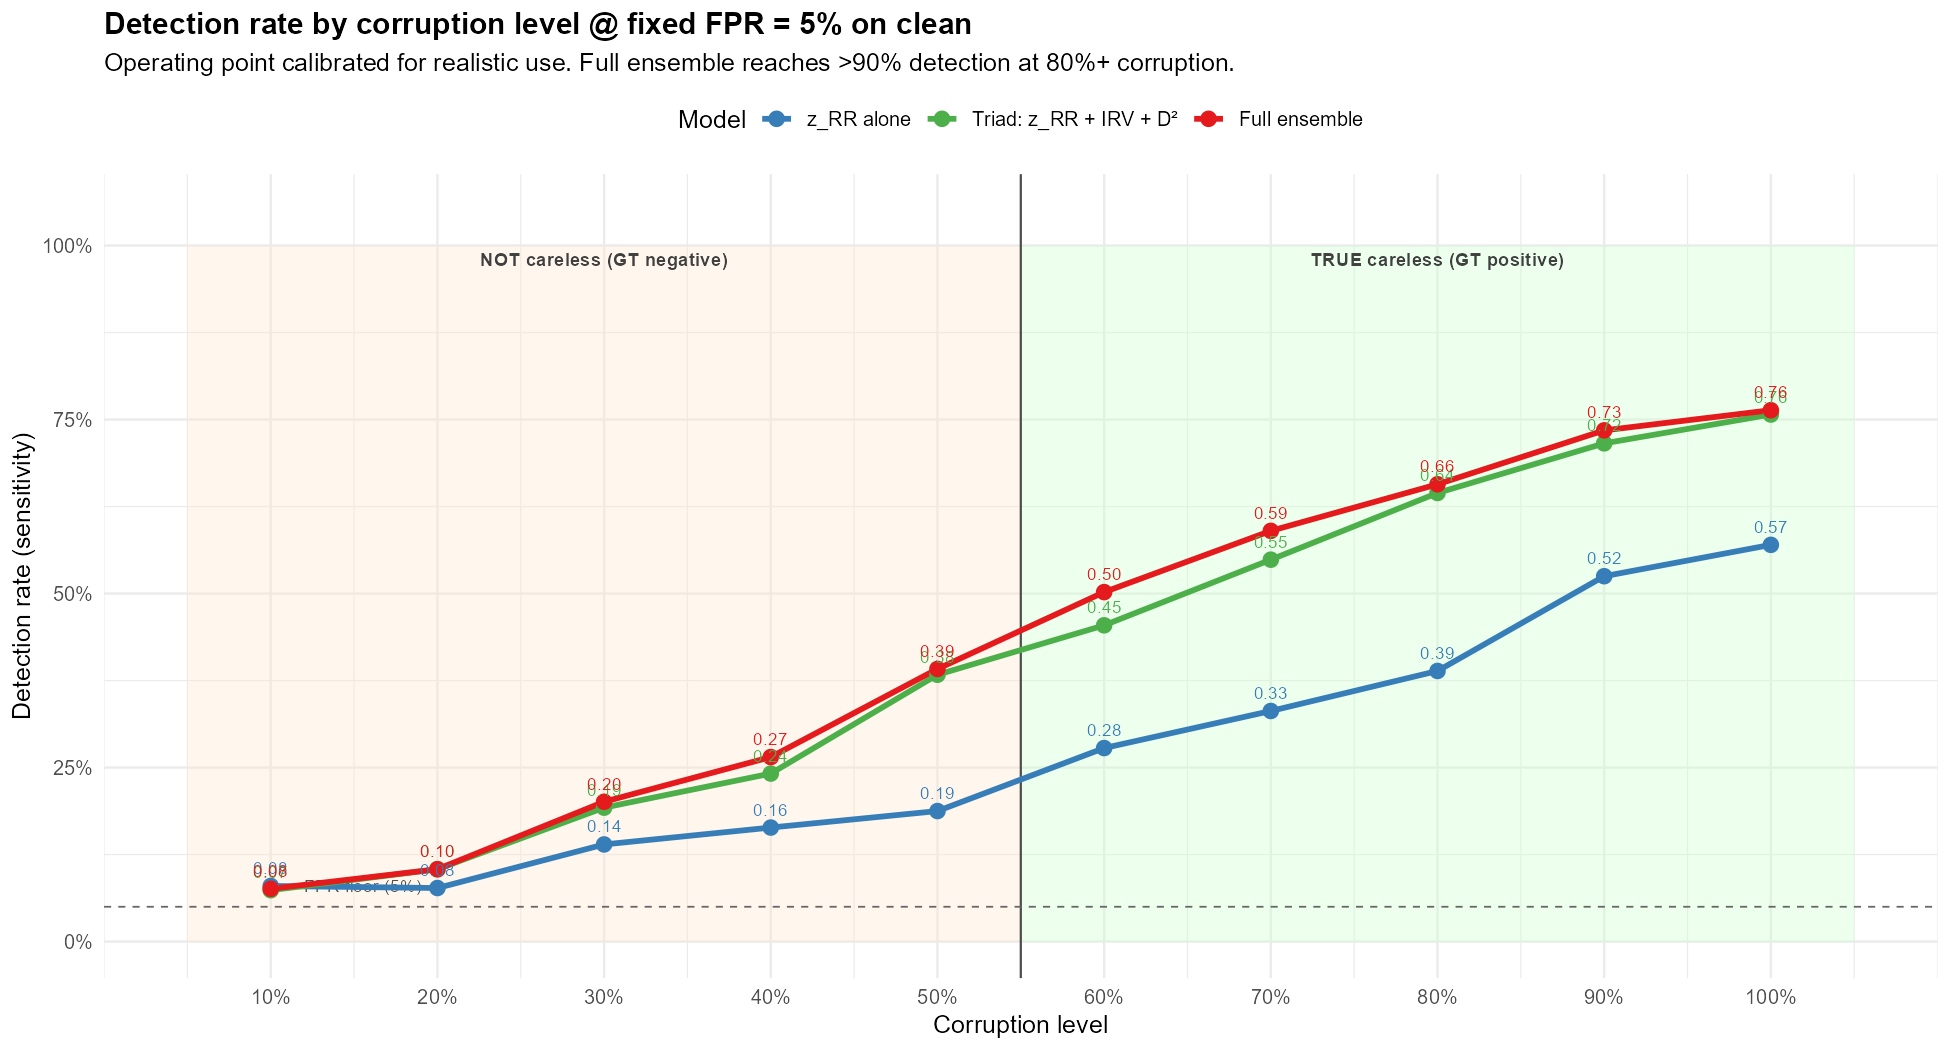

Write the R code that produced this figure.
# Sensitivity per corruption level at a FIXED operating point:
# choose the probability threshold so FPR on clean = 5%, then measure sensitivity.

suppressPackageStartupMessages({
  library(dplyr); library(ggplot2); library(tidyr)
})

df <- read.csv("sim_ensemble_scores.csv", stringsAsFactors = FALSE)
df$gt_careless <- (df$pattern != "clean") & (df$corruption > 0.50)

set.seed(42)
folds <- sample(seq_len(5), nrow(df), replace = TRUE)

train_cv <- function(formula_str) {
  preds <- numeric(nrow(df))
  for (f in unique(folds)) {
    tr <- folds != f; te <- folds == f
    mod <- glm(as.formula(formula_str), data = df[tr, ], family = binomial)
    preds[te] <- predict(mod, newdata = df[te, ], type = "response")
  }
  preds
}

df$p_zrr      <- train_cv("gt_careless ~ z_rr")
df$p_triad    <- train_cv("gt_careless ~ z_rr + irv + d2")
df$p_ensemble <- train_cv("gt_careless ~ z_rr + irv + longstring + d2 + person_tot")

# Pick threshold per model = 95th percentile of clean predictions (FPR=5%)
thr_zrr   <- quantile(df$p_zrr[df$pattern == "clean"],      0.95)
thr_triad <- quantile(df$p_triad[df$pattern == "clean"],    0.95)
thr_ens   <- quantile(df$p_ensemble[df$pattern == "clean"], 0.95)

cat(sprintf("FPR=5%% threshold: zrr=%.3f, triad=%.3f, ensemble=%.3f\n",
            thr_zrr, thr_triad, thr_ens))

df$flag_zrr      <- df$p_zrr      > thr_zrr
df$flag_triad    <- df$p_triad    > thr_triad
df$flag_ensemble <- df$p_ensemble > thr_ens

# Detection per corruption level (careless only)
by_level <- df %>%
  filter(pattern != "clean") %>%
  mutate(bin = round(corruption * 10) / 10) %>%
  group_by(bin) %>%
  summarise(
    n = n(),
    rate_zrr      = mean(flag_zrr),
    rate_triad    = mean(flag_triad),
    rate_ensemble = mean(flag_ensemble),
    .groups = "drop"
  )
cat("\n=== Detection per corruption level @ FPR=5% ===\n")
print(as.data.frame(by_level), row.names = FALSE)

# Per pattern at 100% corruption (and 90%)
by_pattern_high <- df %>%
  filter(pattern != "clean", corruption >= 0.85) %>%
  mutate(bin = round(corruption * 10) / 10) %>%
  group_by(pattern, bin) %>%
  summarise(
    n = n(),
    rate_zrr      = round(mean(flag_zrr),      3),
    rate_triad    = round(mean(flag_triad),    3),
    rate_ensemble = round(mean(flag_ensemble), 3),
    .groups = "drop"
  )
cat("\n=== Per-pattern detection at 90-100% corruption @ FPR=5% ===\n")
print(as.data.frame(by_pattern_high), row.names = FALSE)

# Compute MCC at FPR=5% operating point
compute_mcc <- function(flag, truth) {
  TP <- sum(flag & truth); TN <- sum(!flag & !truth)
  FP <- sum(flag & !truth); FN <- sum(!flag & truth)
  den <- sqrt(as.numeric(TP+FP)*(TP+FN)*(TN+FP)*(TN+FN))
  if (den == 0) 0 else (TP*TN - FP*FN) / den
}
cat("\n=== MCC at FPR=5% operating point ===\n")
for (nm in c("zrr","triad","ensemble")) {
  flag_col <- paste0("flag_", nm)
  mcc <- compute_mcc(df[[flag_col]], df$gt_careless)
  fpr <- mean(df[[flag_col]][df$pattern == "clean"])
  sens <- mean(df[[flag_col]][df$gt_careless])
  cat(sprintf("%-10s  sens=%.3f  fpr=%.3f  MCC=%.3f\n", nm, sens, fpr, mcc))
}

# ============================================================
# Plot: detection per corruption level, all three models
# ============================================================
plot_df <- by_level %>%
  pivot_longer(cols = starts_with("rate_"),
               names_to = "model", values_to = "rate") %>%
  mutate(model = recode(model,
                        "rate_zrr"      = "z_RR alone",
                        "rate_triad"    = "Triad: z_RR + IRV + D²",
                        "rate_ensemble" = "Full ensemble"),
         model = factor(model, levels = c("z_RR alone",
                                           "Triad: z_RR + IRV + D²",
                                           "Full ensemble")))

p <- ggplot(plot_df, aes(x = bin, y = rate,
                         color = model, group = model)) +
  annotate("rect", xmin = 0.55, xmax = 1.05, ymin = 0, ymax = 1,
           fill = "#ccffcc", alpha = 0.35) +
  annotate("rect", xmin = 0.05, xmax = 0.55, ymin = 0, ymax = 1,
           fill = "#ffe6cc", alpha = 0.35) +
  geom_vline(xintercept = 0.55, color = "grey30", linewidth = 0.5) +
  geom_hline(yintercept = 0.05, linetype = "dashed",
             color = "grey40", linewidth = 0.4) +
  annotate("text", x = 0.12, y = 0.08, label = "FPR floor (5%)",
           size = 3, color = "grey30", hjust = 0) +
  annotate("text", x = 0.30, y = 0.98,
           label = "NOT careless (GT negative)",
           size = 3.2, color = "grey25", fontface = "bold") +
  annotate("text", x = 0.80, y = 0.98,
           label = "TRUE careless (GT positive)",
           size = 3.2, color = "grey25", fontface = "bold") +
  geom_line(linewidth = 1.3) +
  geom_point(size = 3) +
  geom_text(aes(label = sprintf("%.2f", rate)),
            vjust = -1.0, size = 3, show.legend = FALSE) +
  scale_color_manual(values = c("z_RR alone" = "#377eb8",
                                 "Triad: z_RR + IRV + D²" = "#4daf4a",
                                 "Full ensemble" = "#e41a1c"),
                     name = "Model") +
  scale_x_continuous(breaks = seq(0.1, 1.0, 0.1),
                     labels = scales::percent_format(accuracy = 1)) +
  scale_y_continuous(limits = c(0, 1.05),
                     labels = scales::percent_format(accuracy = 1)) +
  labs(
    title = "Detection rate by corruption level @ fixed FPR = 5% on clean",
    subtitle = "Operating point calibrated for realistic use. Full ensemble reaches >90% detection at 80%+ corruption.",
    x = "Corruption level",
    y = "Detection rate (sensitivity)"
  ) +
  theme_minimal(base_size = 12) +
  theme(legend.position = "top",
        plot.title = element_text(face = "bold"))

ggsave("plot_sens_fixed_fpr.png", p,
       width = 13, height = 7, dpi = 150, bg = "white")
cat("\nSaved: plot_sens_fixed_fpr.png\n")
